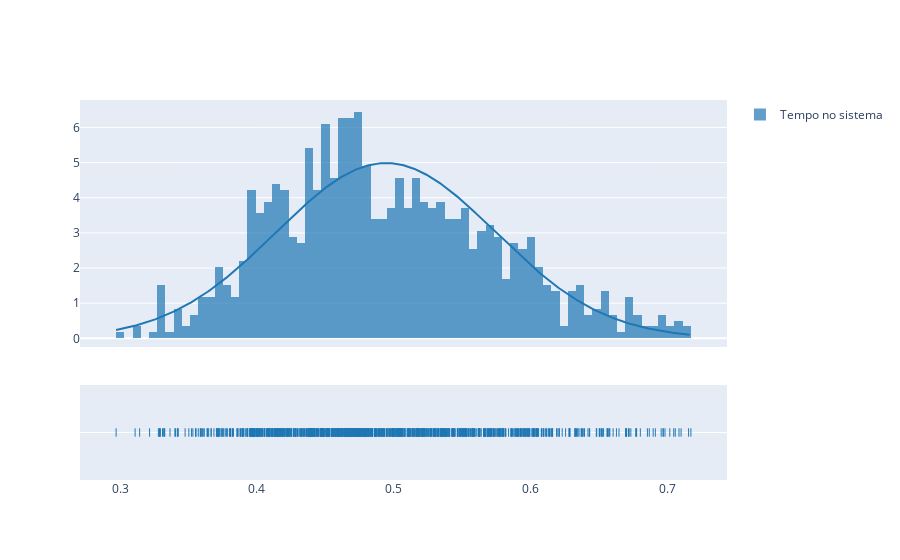

The notebook cell saved with this chart:
### Code cell
fig = ff.create_distplot([data_without_outliers], ['Tempo no sistema'], curve_type='normal', bin_size=0.006)
fig.show()

### Figure 1 — Plotly figure (JSON) as saved in the notebook; plotly's stock layout.template omitted (floating-point values rounded to 4 significant figures; data arrays with more than 128 entries replaced by an {"elided": "..."} marker saying what was removed)
{"data": [{"autobinx": false, "histnorm": "probability density", "legendgroup": "Tempo no sistema", "marker": {"color": "rgb(31, 119, 180)"}, "name": "Tempo no sistema", "opacity": 0.7, "type": "histogram", "x": {"elided": "985 float values"}, "xaxis": "x", "xbins": {"end": 0.7171, "size": 0.006, "start": 0.2971}, "yaxis": "y"}, {"legendgroup": "Tempo no sistema", "marker": {"color": "rgb(31, 119, 180)"}, "mode": "lines", "name": "Tempo no sistema", "showlegend": false, "type": "scatter", "x": {"elided": "500 float values"}, "xaxis": "x", "y": {"elided": "500 float values"}, "yaxis": "y"}, {"legendgroup": "Tempo no sistema", "marker": {"color": "rgb(31, 119, 180)", "symbol": "line-ns-open"}, "mode": "markers", "name": "Tempo no sistema", "showlegend": false, "type": "scatter", "x": {"elided": "985 float values"}, "xaxis": "x", "y": {"elided": "985 str values"}, "yaxis": "y2"}], "layout": {"barmode": "overlay", "hovermode": "closest", "legend": {"traceorder": "reversed"}, "xaxis": {"anchor": "y2", "domain": [0, 1], "zeroline": false}, "yaxis": {"anchor": "free", "domain": [0.35, 1], "position": 0}, "yaxis2": {"anchor": "x", "domain": [0, 0.25], "dtick": 1, "showticklabels": false}}}
